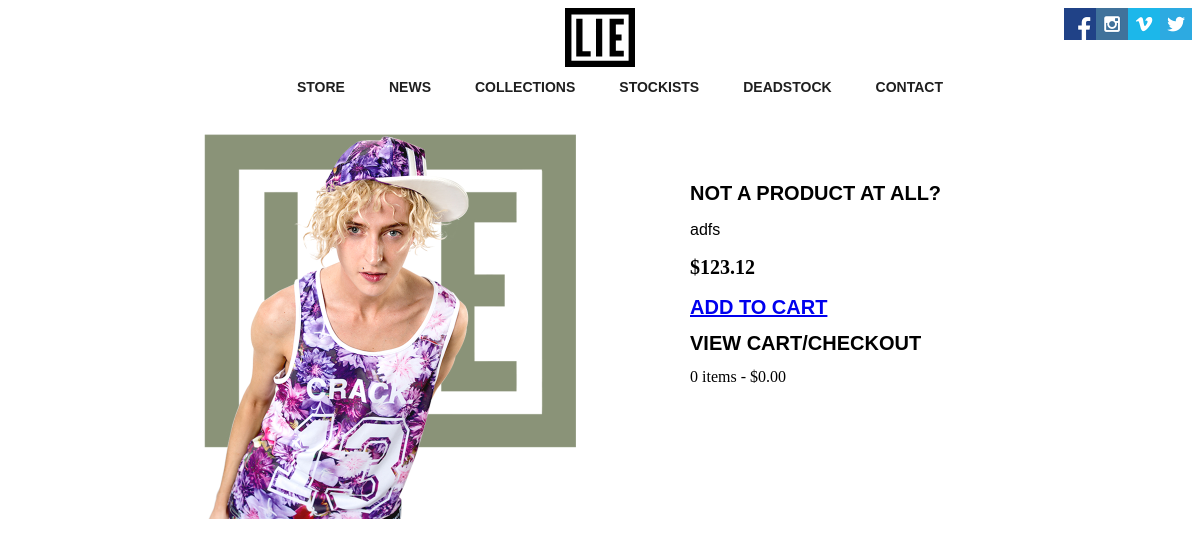
The page /store/product/not_funny/ on the database its author committed.
### content/models.py (models this page shows, shortened)
class Product(models.Model):
	stock = models.BooleanField()
	thumb = models.FileField(upload_to='products') #change this to a URLField for production or else find a way to manage ftp uploads from django admin
	name = models.CharField(max_length=128, unique=True)
	slug = models.SlugField(max_length=128, unique=True)
	price = models.DecimalField(max_digits=6, decimal_places=2)
	description = models.TextField()
	category = models.ManyToManyField(Categories)
	size = models.CharField(max_length=128)

### content/views.py (the view)
# urls.py: url(r'^store/product/(?P<slug>[\w\-]+)/$', views.product_single, name='product_single'),
def product_single(request, slug):
	context = RequestContext(request)
	product = get_object_or_404(Product, slug=slug)
	context_dict = {
	'page_title': 'Love is Earth - Store - %s' % product.name,
	'page_desc': 'Welcome to the store, here you can purchase LIE merchandise.  We will ship directly from our headquarters in the USA to you.',
	'page_type': 'product',
	'page_image': ''
	}
	context_dict['product'] = product
	return render_to_response('product_single.html', context_dict, context)

### templates/product_single.html (shortened to what this page needs)
{% extends 'base.html' %}
{% block content %}
		<div id="container">
		<div class="sing_prod_thumb">
			<img src="{{ MEDIA_URL }}{{ product.thumb }}" />
			<div class="text simpleCart_shelfItem">
				<h1 class="prod_name item_name">{{ product.name }}</h1>
				<p class="prod_desc">{{ product.description }}</p>
				<h2 class="prod_price item_price">${{ product.price }}</h2>
				<div id="cart-buttons">
				<h1><a class="item_add" href="javascript:;">ADD TO CART</a></h1>
				<h1>VIEW CART/CHECKOUT</h1>
				<span class="simpleCart_quantity"></span> items - <span class="simpleCart_total"></span>
			</div>
			</div>
		</div>
		</div>
{% endblock %}

### static/css/style.css (style rules this page uses)
h1 { font-size: 20px; text-transform: uppercase; font-family: helvetica; }
h2 { font-size: 20px; text-transform: uppercase; }
p { font-family: helvetica; }
#container { max-width: 900px; margin: 0 auto; }
.sing_prod_thumb img { width: 400px; float: left; margin-left: 40px; }
.sing_prod_thumb .text { float: left; width: 300px; text-align: justify; margin-top: 50px; margin-left: 100px; }

### rows shown on the page
Product: thumb (picture), name "NOT A PRODUCT AT ALL?", description "adfs", price "123.12"
